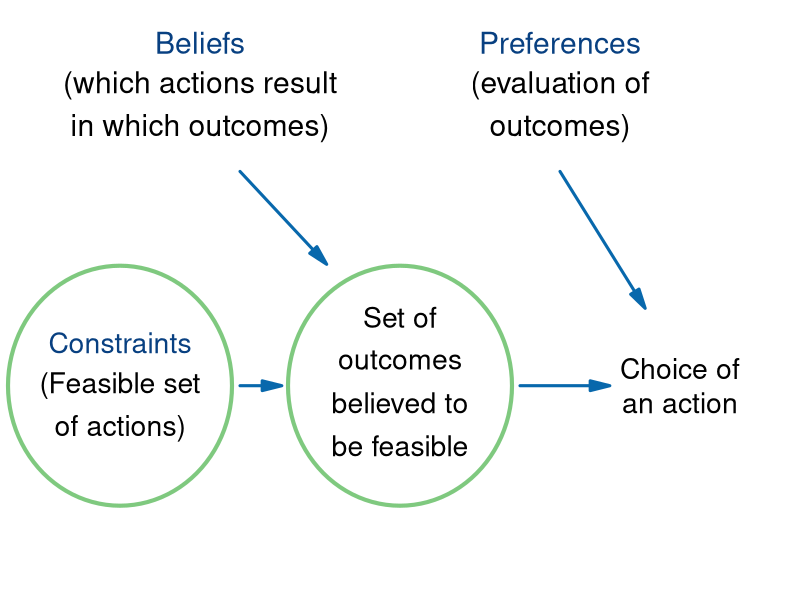

Reproduce this figure in R.
require(shape)
library(plotrix)
pdf(file = "people/preferences_beliefs_constraints_v2.pdf", width = 9, height = 7)

#Set parameters for graphics
axislabelsize <- 1.5
labelsize <- 1.8
actionlabelsize <- 1.7
graphlinewidth <- 3
segmentlinewidth <- 2
fadelevel <- 0.3
elwidth = 4

COL <- c("#7fc97f", "#beaed4", "#fdc086", "#ffff99", "#386cb0", "#f0027f", "#bf5b17", "#666666")
COLA <- c("#99d8c9","#66c2a4","#41ae76", "#238b45", "#005824")
COLB <- c("#4eb3d3", "#2b8cbe", "#0868ac","#084081")

par(mar =  c(0, 0, 0, 0))

xlims <- c(0, 10)
ylims <- c(1.5, 8.5)

npts <- 501 
x <- seq(xlims[1], xlims[2], length.out = npts)
y <- seq(ylims[1], ylims[2], length.out = npts) 

plot(0, 0, xlim = xlims, ylim = ylims, type = "n",
     xlab = expression(paste("")),
     ylab = expression(paste("")), 
     xaxt = "n", 
     yaxt = "n", 
     cex.lab = axislabelsize, 
     bty = "n",
     xaxs="i", 
     yaxs="i")

ticksy <- seq(from = 0, to = ylims[2], by = 2)
ylabels <- seq(from = 0, to = ylims[2], by = 2)
ticksx <- seq(from = 0, to = xlims[2], by = 2)
xlabels <- seq(from = 0, to = xlims[2], by = 2)


draw.ellipse(1.5, 4, a = 1.4, b = 1.4, border = COL[1], angle=c(0), lty=1, lwd = elwidth)
text(1.5, 4.5, expression(paste("Constraints")), cex = actionlabelsize,col = COLB[4])
text(1.5, 4, expression(paste("(Feasible set")), cex = actionlabelsize)
text(1.5, 3.5, expression(paste("of actions)")), cex = actionlabelsize)
text(2.5, 8, expression(paste("Beliefs")), cex = labelsize, col = COLB[4])
text(2.5, 7.5, expression(paste("(which actions result")), cex = labelsize)
text(2.5, 7, expression(paste("in which outcomes)")), cex = labelsize)
#text(3.4, 7.5, expression(paste("Beliefs")), cex = labelsize, col = COLB[4])
#text(5, 7.5, expression(paste(phantom()==phantom(), "Feasible set")), cex = labelsize)

Arrows(3, 4, 3.4, 4, col = COLB[3], lty = 1, lwd = 3, arr.type = "triangle")

draw.ellipse(5, 4, a = 1.4, b = 1.4, border = COL[1], angle=c(0), lty=1, lwd = elwidth)
text(5, 4.8, expression(paste("Set of")), cex = actionlabelsize)
text(5, 4.3, expression(paste("outcomes")), cex = actionlabelsize)
text(5, 3.8, expression(paste("believed to")), cex = actionlabelsize)
text(5, 3.3, expression(paste("be feasible")), cex = actionlabelsize)

Arrows(3, 6.5, 4, 5.5, col = COLB[3], lty = 1, lwd = 3, arr.type = "triangle")

Arrows(7, 6.5, 8, 5, col = COLB[3], lty = 1, lwd = 3, arr.type = "triangle")

Arrows(6.5, 4, 7.5, 4, col = COLB[3], lty = 1, lwd = 3, arr.type = "triangle")

#draw.ellipse(8.5, 5, a = 1.4, b = 1.4, border = COL[1], angle=c(0), lty=1, lwd = elwidth)
text(8.5, 4.2, expression(paste("Choice of")), cex = actionlabelsize)
text(8.5, 3.8, expression(paste("an action")), cex = actionlabelsize)

#text(4.6, 2.9, expression(paste("Feasible set + ")), cex = labelsize)
text(7, 8, expression(paste("Preferences")), cex = labelsize, col = COLB[4])
#text(8.45, 2.9, expression(paste(phantom()==phantom(), "Ranking of")), cex = labelsize)
text(7, 7.5, expression(paste("(evaluation of")), cex = labelsize)
text(7, 7, expression(paste("outcomes)")), cex = labelsize)

dev.off()
